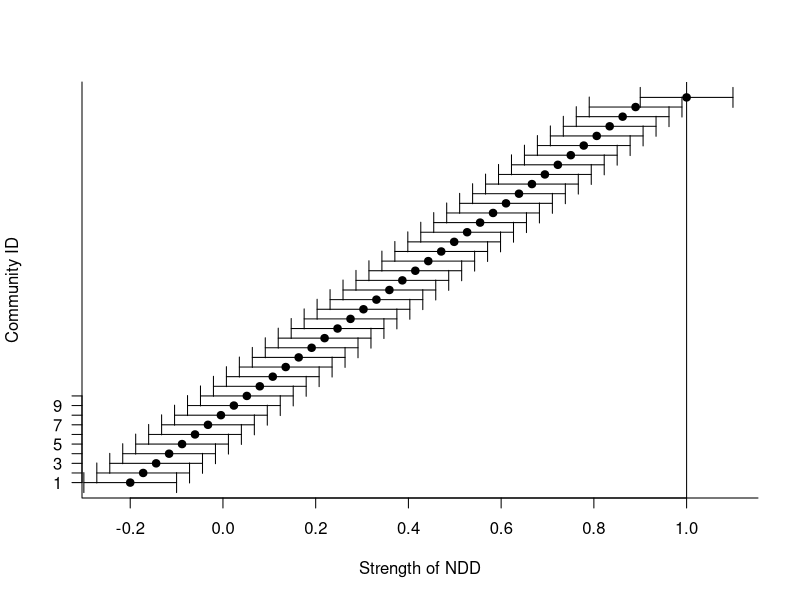

Generate this figure with R:

### Writing simulation parameters to tab delimited text file so that a BASH 
## script can read this file and set up jobs on cluster

reps = 2 ## How many reps per parameter set? 

### Grid of NDD values
# This one is important! Sets mean CNDD across simulations
ndd_df = expand.grid(#mean_cndd = c(seq(-.2, .9, length.out = 20), 1), # Go up to 1 for neutral dynamics
                    mean_cndd = c(seq(-.2, .89, length.out = 40), 1),
                     mean_gndd = c(1),
                     seed_disp_dist = c(5, 10, 20),
                     dispersal_mode = c(0, 1)) # Adding in global dispersal

# Remove simulations with varying dispersal distance from global dispersal
# Would need to adjust threshold for seed dispersal distance if that changes

if(any(ndd_df$dispersal_mode > 0)){
  ndd_df <- ndd_df[-which(ndd_df$dispersal_mode == 1 & ndd_df$seed_disp_dist > 
                            min(ndd_df$seed_disp_dist)), ]
  
  ## For global dispersal, change dispersal distance to -1 for plotting ease
  ### THIS NEEDS TO BE UPDATED
  ndd_df$seed_disp_dist[ndd_df$seed_disp_dist == min(ndd_df$seed_disp_dist) & 
                          ndd_df$dispersal_mode == 1] <- -1
}

ndd_df

out <- data.frame(
  
  ###1 - How often to save out data save_every_n_steps
  save_every_n_steps = 2000,
  
## 2 - Whether printing is verbose or not - do not run verbose on cluster
  verbose = 0,

## 3 -  Number of steps
## Each step = 5-10 years with 0.10 % mortality rate
  steps = 10000,

## 4 - Mortality rate
## Proportion of landscape dying per step
  mortality_rate = 0.1,

## 5 - Number of initial species
  n_sp_init = 50,

## 6 - Number of initial alleles per species
  n_alleles_init = 10,

## 7 - Seed dispersal distance
## In units of cells
  seed_disp_dist = ndd_df$seed_disp_dist,

## 8 - Neighbor radius for dispersal
## In units of cells
## Miranda = 5; Banitz = 20
  neighbor_radius = 20,

## 9 - Seeds per adult
## Equal to fecundity..
  seeds_per_adult = 10000,

## 10, 11 - CNDD parameters
## Values closer to 1 = weaker NDD
## Range is the max cndd value - min cndd value. 
 mean_cndd = ndd_df$mean_cndd,
 range_cndd = 0.20,

## 12, 13 - GNDD parameters
## Values closer to 1 = weaker NDD
  mean_gndd = ndd_df$mean_gndd,
  range_gndd = 0.00,

## 14, 15  - Landscape parameters - height, width
# In units of cells, also width x height equals total number of adults in simulation
  width = 100,
  height = 100,

## 16 - Migration rate
## Immigrant per recruit (~1 in 10,000) is from BCI paper; 1 in 9000 used in Muller Landau 2007
  migration_rate = 0.0001,

## 17 - Dispersal mode, 1 == global; 0 == local
  dispersal_mode = ndd_df$dispersal_mode

) # End data frame

out

## Make sure that neutral communities have range 0

if(any(out$mean_cndd == 1)){
  out$range_cndd[out$mean_cndd == 1] <- 0
  out$range_gndd[out$mean_gndd == 1] <- 0
}


### Repeat each parameter set based on number of reps
out <- out[sort(rep(row.names(out), reps)), ]



## Add sim_id as first column
out <- cbind(sim_id = 1:nrow(out), out)


### Check to make sure cndd or gndd values don't go over 1 - positive density dependence

if(any((out$mean_cndd + (out$range_cndd/2)) > 1.0)){
  cat("WARNING!!!! Positive density dependence detected... \n
      Need to reduce either mean or range of CNDD values")
}

if(any((out$mean_gndd + (out$range_gndd/2)) > 1.0)){
  cat("WARNING!!!! Positive density dependence detected... \n
      Need to reduce either mean or range of GNDD values")
}


## Printing and plotting
cat("Total simulations:", nrow(out), "\n")

cat("Expected number of hours:", nrow(out)/96*1.25, "\n")


### Arrow plot of GNDD and CNDD values
unique_cndd <- unique(out$mean_cndd)


plot(sort(unique_cndd), 1:length(unique_cndd), 
     xlim = c(-.25, 1.1),
     pch = 19, xlab = "Strength of NDD", bty = "l",
      ylab = "Community ID", yaxt = "n")
axis(side = 2, at = 1:10, labels = as.character(1:10), las = 1)
arrows(x0 = sort(unique_cndd) - out$range_cndd[1]/2,
       x1 = sort(unique_cndd) + out$range_cndd[1]/2,
       y0 = 1:length(unique_cndd),
       code = 3, angle = 90, length = 0.1)
abline(v = 1)


## Write to file
#write.csv(out, file = "./parameter files/run_036.csv", row.names = FALSE)








